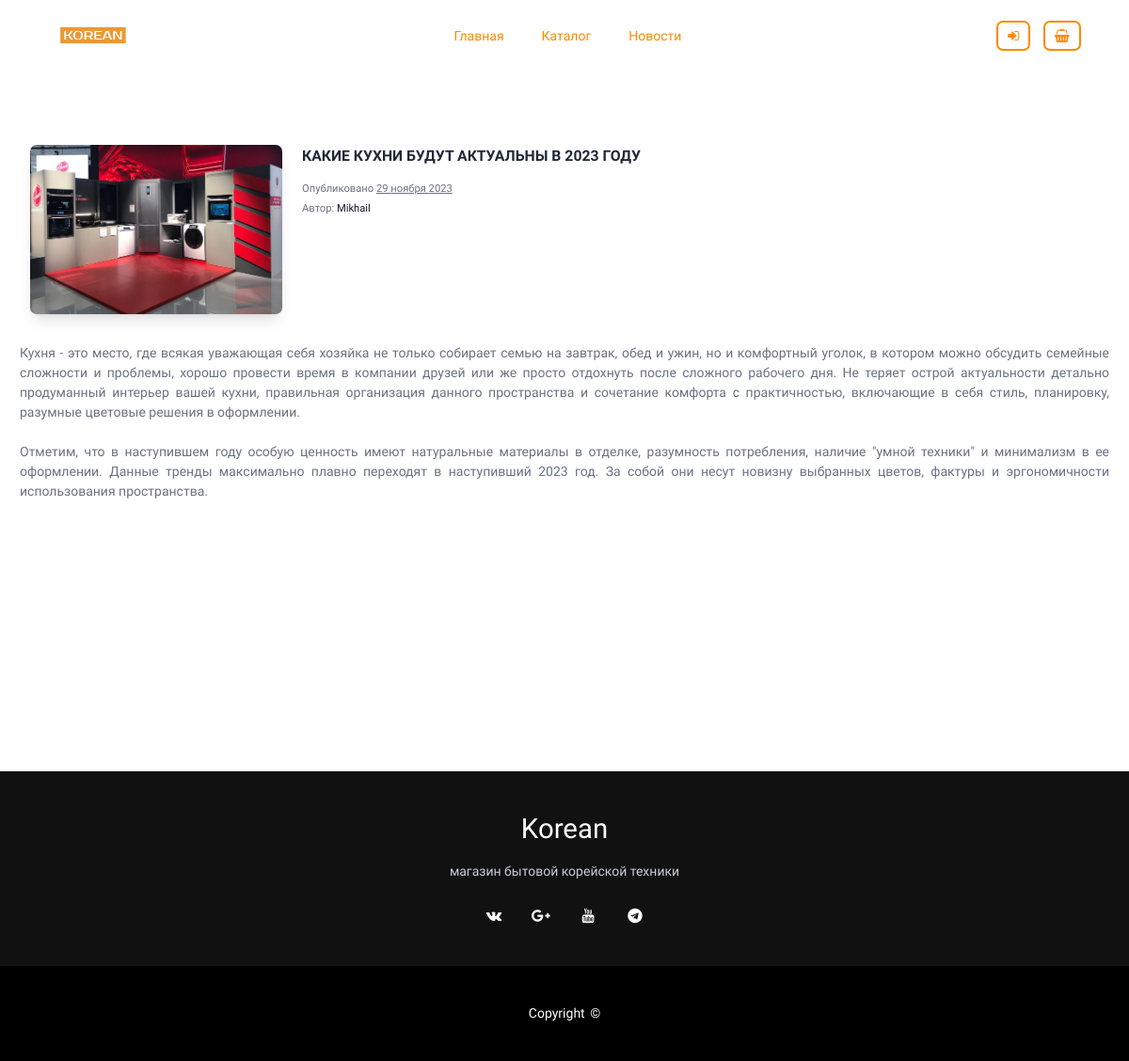
Screenshot of /php/read.php?id=2 with the database file from the repository.
### tables this page shows
CREATE TABLE `news` (
  `id` int(11) NOT NULL,
  `name` varchar(255) NOT NULL,
  `descr` varchar(10240) NOT NULL,
  `author` varchar(255) NOT NULL,
  `date` timestamp NOT NULL DEFAULT CURRENT_TIMESTAMP,
  `img` varchar(255) NOT NULL
);

### php/read.php (the view, shortened to what this page needs)
<?php
    include("db.php");
    $id = $_GET['id'];
    $query = "SELECT * FROM `news` WHERE `id` = '$id'";
    $result = mysqli_query($db, $query);
    include("header.php");
?>
<script src="https://cdn.tailwindcss.com"></script>
<main class="py-20">
<div class="container my-24 px-6 mx-auto max-w-screen-xl">
<section class="mb-32 text-gray-800 text-center md:text-left">
  <?php
    $query = "SELECT * FROM `news` WHERE `id` = '$id'";
    $result = mysqli_query($db, $query);
    foreach($result as $row){
        $month = [
        	1  => 'января',
        	2  => 'февраля',
        	3  => 'марта',
        	4  => 'апреля',
        	5  => 'мая',
        	6  => 'июня',
        	7  => 'июля',
        	8  => 'августа',
        	9  => 'сентября',
        	10 => 'октября',
        	11 => 'ноября',
        	12 => 'декабря'
        ];
  ?>
  <div class="flex flex-wrap mb-6">
    <div class="grow-0 shrink-0 basis-auto w-full md:w-3/12 px-3 mb-6 md:mb-0">
      <div
        class="relative overflow-hidden bg-no-repeat bg-cover relative overflow-hidden bg-no-repeat bg-cover ripple shadow-lg rounded-lg mb-6"
        data-mdb-ripple="true" data-mdb-ripple-color="light">
        <img src="<?php echo $row['img']; ?>"
          class="lg:w-full" alt="img" />
      </div>
    </div>
    <div class="grow-0 shrink-0 basis-auto w-full md:w-9/12 xl:w-7/12 px-3 mb-6 md:mb-0 mr-auto">
      <h5 class="text-lg font-bold mb-3"><?php echo $row['name']; ?></h5>
      <p class="text-gray-500 mb-6">
        <small>Опубликовано <u><?php echo date('d') . ' ' . $month[date('n')] . ' ' . date('Y'); ?></u><br> Автор:
          <a href="" class="text-gray-900"><?php echo $row['author']; ?></a></small>
        </p>
    </div>
    <p class="text-gray-500 flex flex-col text-justify pt-3">
            <?php echo nl2br($row['descr']); ?>
         </p>
    </div>
    <?php } ?>
</section>
</div>
</main>
<?php include("footer.php"); ?>

### css/style.css (style rules this page uses)
body { width: 100%; }
* { font-family: 'Exo 2', sans-serif; margin: 0; padding: 0; }
:root { --maincolor:#086FA1; --dopcolor:#FF8900; }
.container { display: grid; object-fit: fill; }

### css/auth.css (style rules this page uses)
:root { font-size: 13px; }
@media screen and (min-width: 1000px) { :root { font-size: 14px; } }
body { margin: 0; padding: 0; width: 100%; height: 100%; font-size: 1rem; font-weight: 300; line-height: 2em; background: #EEEEEE; }

### css/catalog.css (style rules this page uses)
body { background: #fff; font-family: "Poppins", sans-serif; }

### css/slider.css (style rules this page uses)
*, *::before, *::after { box-sizing: border-box; }
body { margin: 0; padding: 0; }

### rows the page displays
news: img (picture), name "КАКИЕ КУХНИ БУДУТ АКТУАЛЬНЫ В 2023 ГОДУ", author "Mikhail", descr "Кухня - это место, где всякая уважающая себя хозяйка не только собирает семью на завтрак, обед и ужин, но и комфортный уголок, в котором можно обсудить семейные сложности и проблемы, хорошо провести время в компании друзей или же просто отдохнуть после сложного рабочего дня. Не теряет острой актуальности детально продуманный интерьер вашей кухни, правильная организация данного пространства и сочетание комфорта с практичностью, включающие в себя стиль, планировку, разумные цветовые решения в оформлении. Отметим, что в наступившем году особую ценность имеют натуральные материалы в отделке, разумность потребления, наличие \"умной техники\" и минимализм в ее оформлении. Данные тренды максимально…"
